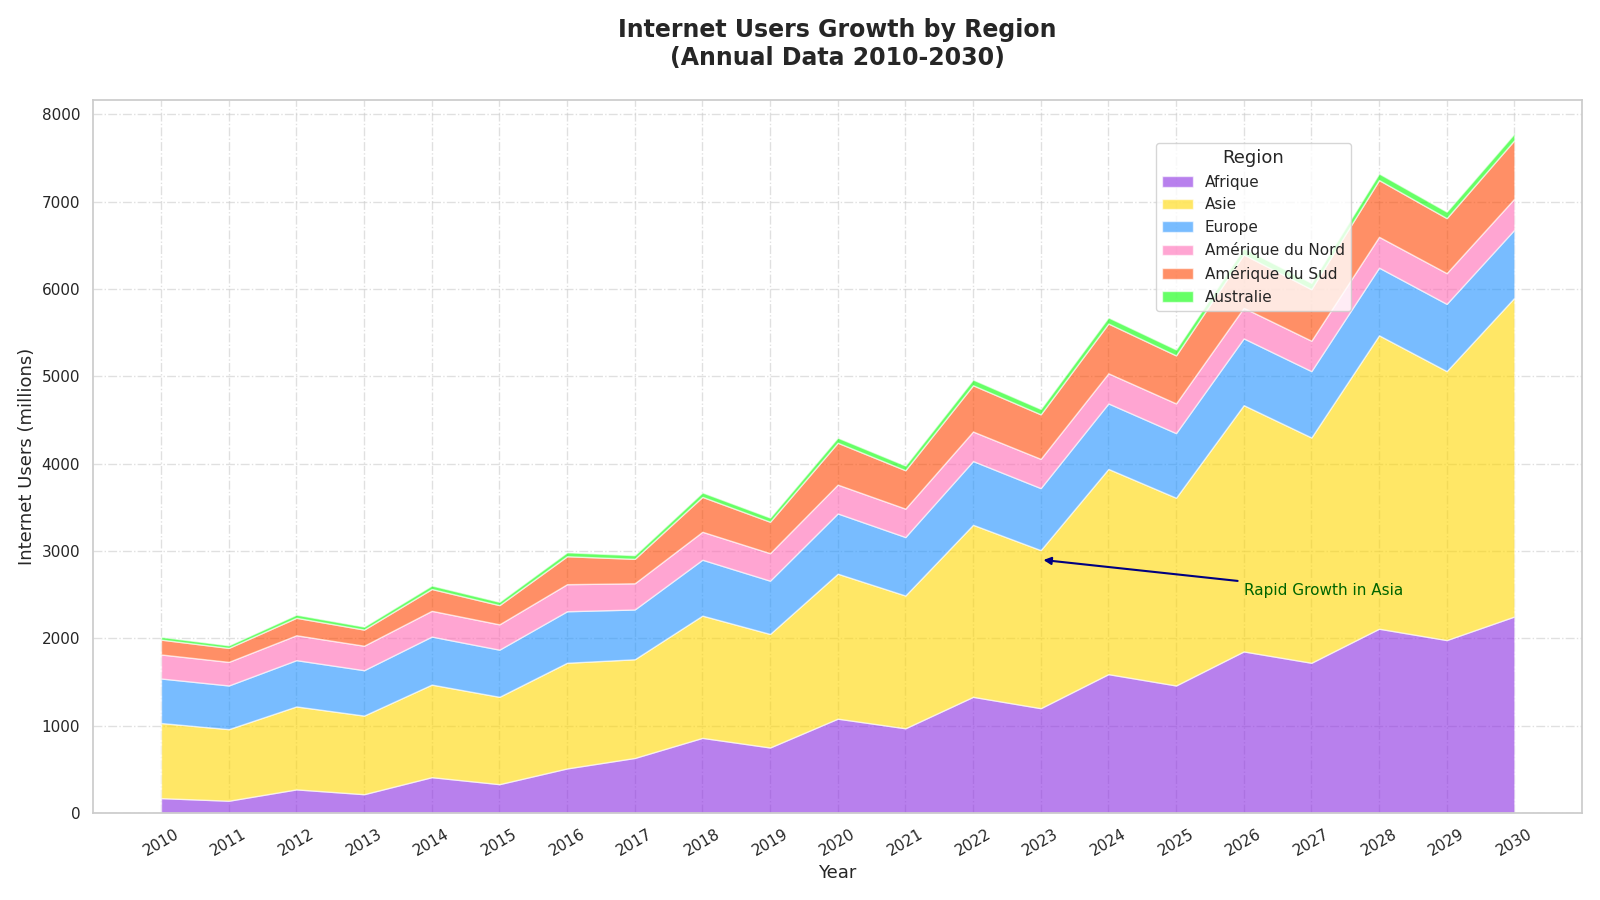

Here is the Python script that generated this plot:
import matplotlib.pyplot as plt
import numpy as np

years = np.arange(2010, 2031)
africa_north_users = np.array([130, 110, 180, 155, 250, 210, 310, 380, 480, 440, 570, 520, 680, 620, 800, 740, 920, 860, 1040, 980, 1100])
africa_south_users = np.array([40, 30, 90, 60, 160, 120, 200, 250, 380, 310, 510, 450, 650, 580, 790, 720, 930, 860, 1070, 1000, 1150])
asia_users = np.array([860, 820, 950, 900, 1060, 1000, 1210, 1130, 1400, 1300, 1660, 1520, 1970, 1810, 2350, 2150, 2820, 2580, 3360, 3080, 3650])
europe_users = np.array([510, 500, 530, 520, 550, 540, 590, 570, 640, 610, 690, 670, 730, 710, 750, 740, 765, 760, 775, 770, 780])
north_america_users = np.array([275, 270, 285, 280, 295, 290, 310, 300, 320, 315, 330, 325, 338, 335, 345, 340, 350, 348, 353, 352, 355])
south_america_users = np.array([170, 160, 200, 185, 250, 220, 320, 280, 400, 360, 480, 440, 530, 510, 570, 550, 610, 590, 650, 630, 670])
australia_users = np.array([32, 30, 36, 34, 40, 38, 45, 42, 51, 48, 58, 54, 65, 62, 70, 68, 73, 72, 75, 74, 76])
africa_users = africa_north_users + africa_south_users

colors = ['#8A2BE2', '#FFD700', '#1E90FF', '#FF69B4', '#FF4500', '#00FF00']

plt.figure(figsize=(16, 9))

plt.stackplot(years, africa_users, asia_users, europe_users, north_america_users, south_america_users, australia_users, 
              labels=['Afrique', 'Asie', 'Europe', 'Amérique du Nord', 'Amérique du Sud', 'Australie'], colors=colors, alpha=0.6)

plt.title('Internet Users Growth by Region\n(Annual Data 2010-2030)', fontsize=17, fontweight='bold', pad=25)
plt.xlabel('Year', fontsize=13)
plt.ylabel('Internet Users (millions)', fontsize=13)

plt.legend(title='Region', title_fontsize=13, fontsize=11, loc='upper right', bbox_to_anchor=(0.85, 0.95))

plt.grid(True, linestyle='-.', lw=1, alpha=0.6)
plt.xticks(years, rotation=30)
plt.annotate('Rapid Growth in Asia', xy=(2023, 2900), xytext=(2026, 2500), 
             arrowprops=dict(arrowstyle='-|>', lw=1.5, color='navy'), fontsize=11, color='darkgreen')

plt.tight_layout()
plt.show()
